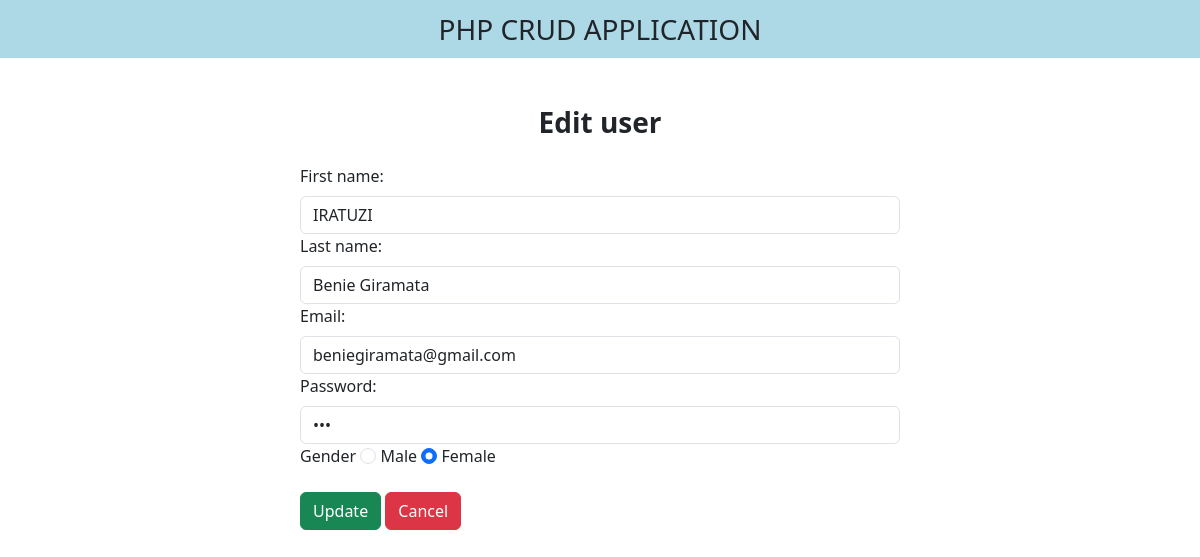
The app's page /edit.php?id=34 with its own data.
### tables this page shows
CREATE TABLE `users` (
  `id` int(11) NOT NULL,
  `fname` varchar(255) NOT NULL,
  `lname` varchar(255) NOT NULL,
  `email` varchar(255) NOT NULL,
  `password` varchar(255) NOT NULL,
  `gender` varchar(255) NOT NULL
);

### edit.php (the view, shortened to what this page needs)
<?php
    $id=$_GET['id'];
?>
<!DOCTYPE html>
<html lang="en">
<head>
    <link href="https://cdn.jsdelivr.net/npm/bootstrap@5.3.0-alpha3/dist/css/bootstrap.min.css"
    rel="stylesheet"
>
    <link rel="stylesheet"
    href="https://cdnjs.cloudflare.com/ajax/libs/font-awesome/6.4.0/css/all.min.css"
 />
</head>
<body>
<nav class="navbar navbar-light justify-content-center fs-3 mb-5">
    PHP CRUD APPLICATION
</nav>
<div class="container">
    <div class="text-center mb-4">
        <h3><b>Edit user</b></h3>
    </div>
    <?php
    require 'connection.php';
$sql="SELECT * FROM users WHERE id=$id LIMIT 1";
$results= mysqli_query($conn,$sql);
$data= mysqli_fetch_assoc($results);
    ?>
<div class="container d-flex justify-content-center">
    <form action="" method="POST"  style="width:50vw; min-height:300px;" class="horizantal-form">
        <div class="row mb-3">
            <div class="col">
                <label class="form-label">First name:</label>
            <input type="text" class="form-control" name="firstname"
            value="<?php echo $data['fname'] ?>">
            <div class="col">
                <label class="form-label">Last name:</label>
            <input type="text" class="form-control" name="lastname"
            value="<?php echo $data['lname'] ?>"
            >
            <div class="col-xs-6">
                <label class="form-label">Email:</label>
            <input type="email" class="form-control" name="email"
            value="<?php echo $data['email'] ?>">
            <div class="col">
                <label class="form-label">Password:</label>
            <input type="password" class="form-control" name="password" value="123" >
            <div class="form-group mb-3">
                <label for="Gender">Gender</label>
            <input type="radio" class="form-check-input" name="gender"
            value="male" id="male" <?php echo ($data['gender']=='male' )?"checked":"";?>>
            <label class="form-label">Male</label>
            <input type="radio" class="form-check-input" name="gender" id="female"
            value="female" <?php echo ($data['gender']=='female' )?"checked":"";?>>
            <label class="form-label">Female</label>
            </div>
        </div>
        </div>
        <div>
    <button type="submit" class="btn btn-success" name="submit"> Update</button>
    <a href="index.php" class="btn btn-danger">Cancel</a>
</div>
    </form>
</body>
</html>

### edit.php (style rules this page uses)
nav { background-color: lightblue; }

### records on screen
users: firstname "IRATUZI", lastname "Benie Giramata", email "beniegiramata@gmail.com", gender "☑"
